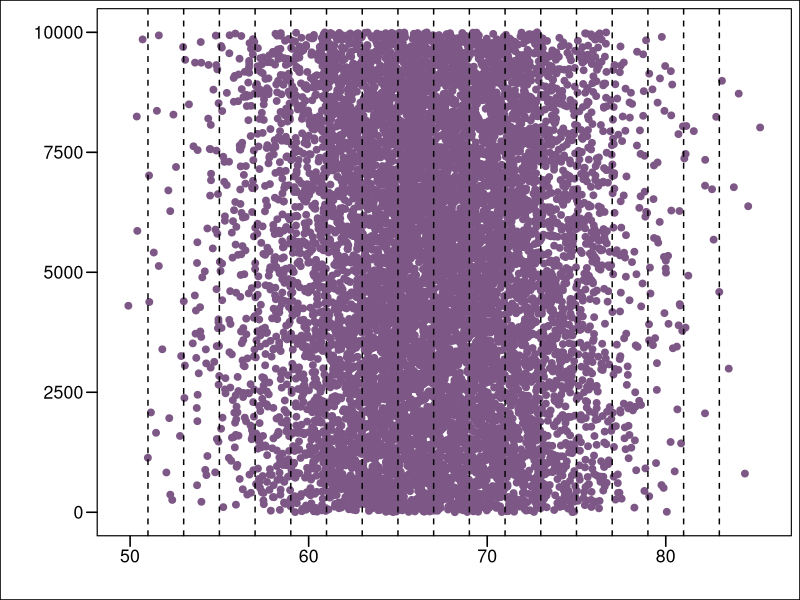
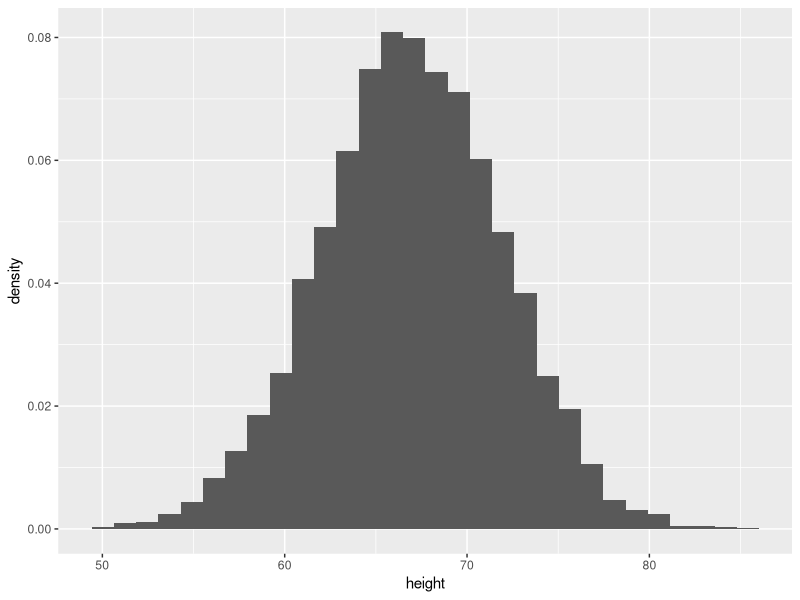
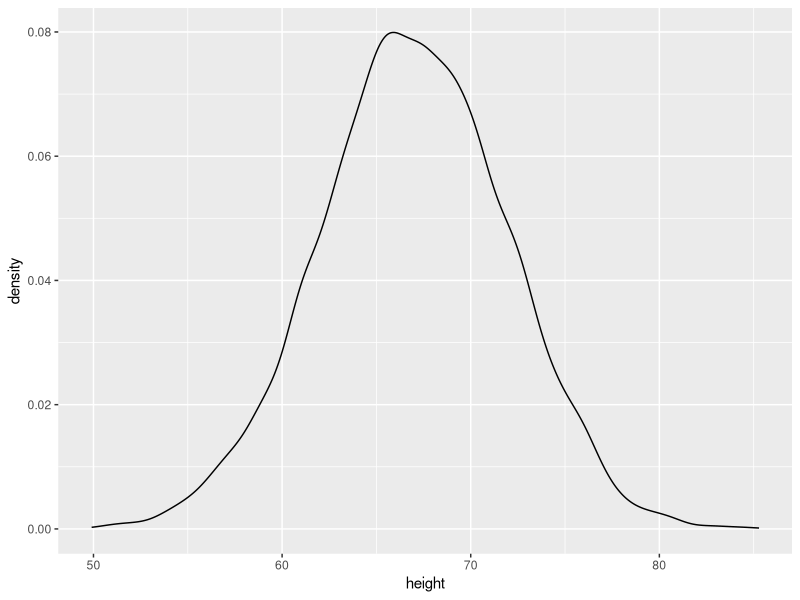
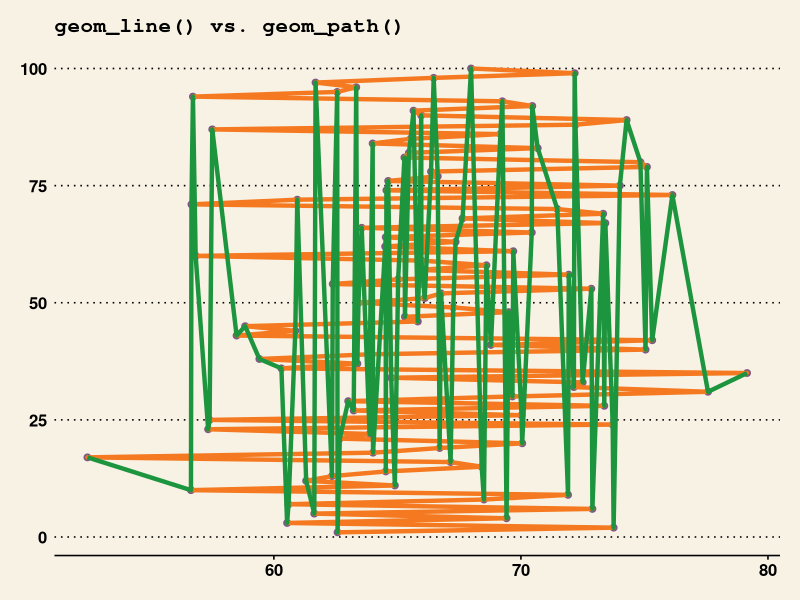

These figures' R source, in order:
## ---- chunk 1
# doing bayesian data analysis a tutorial with R JAGS  
# P79
# scatterplot

# 产生模拟身高随机数
library(ggplot2)
library(ggthemes)
N <- 10000  # 
height <- rnorm(N, mean=67, sd=5)
data <- data.frame(x = 1:N, height)
ggplot(data, aes(x=height, y=x)) + geom_point(color = "#7d5886", size = 2) +
  geom_vline(xintercept = seq(51, 83, by = 2), linetype = 2) +
  ylab("") + xlab("") +
  theme_base()

ggplot(data) + geom_histogram(aes(x = height, y = ..density..))
ggplot(data) + geom_density(aes(x = height))
####################

N <- 100  # 
height <- rnorm(N, mean=67, sd=5)
data <- data.frame(x = 1:N, height)
ggplot(data, aes(x=height, y=x)) + geom_point(color = "#7d5886", size = 2)+
  geom_path(color = "#f47920", size = 1.5) + 
  geom_line(color = "#1d953f", size = 1.5) +
  ggtitle(label = "geom_line() vs. geom_path()") +
  theme_wsj() +
  theme(plot.title = element_text(size = 15))
